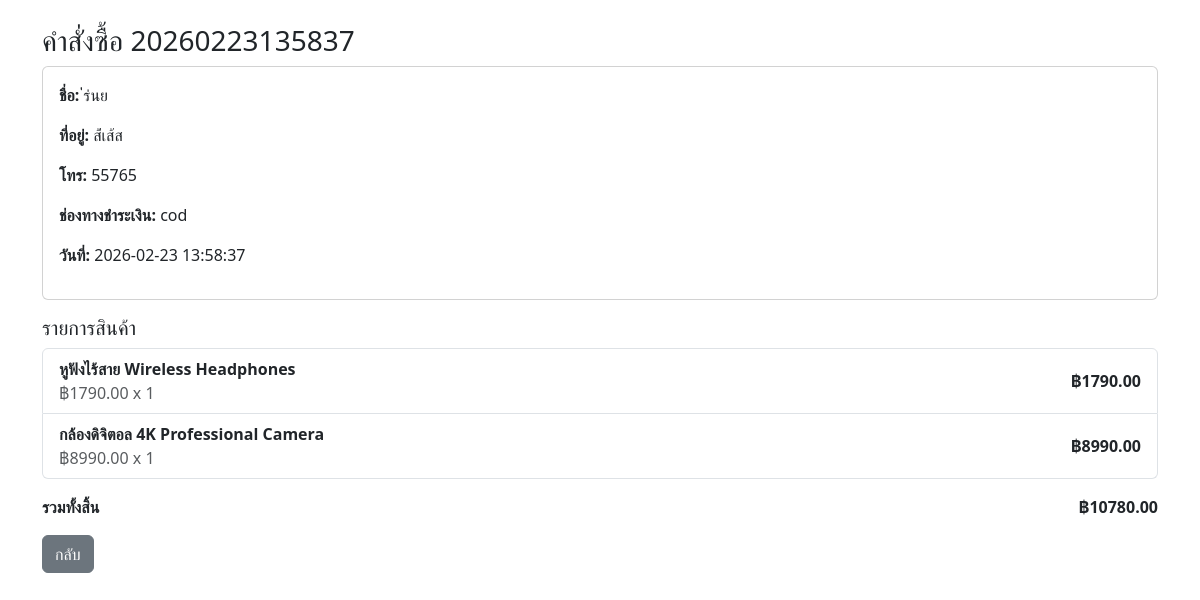
Screenshot of /admin/orders/3 with the database file from the repository.
### app.py (models this page shows, shortened)
class Order(db.Model):
    __tablename__ = 'orders'
    id = db.Column(db.Integer, primary_key=True)
    order_id = db.Column(db.String(64), unique=True, nullable=False)
    name = db.Column(db.String(200), nullable=False)
    address = db.Column(db.Text, nullable=False)
    phone = db.Column(db.String(50), nullable=True)
    payment_method = db.Column(db.String(20), nullable=False)
    subtotal = db.Column(db.Float, nullable=False)
    shipping = db.Column(db.Float, nullable=False)
    total = db.Column(db.Float, nullable=False)
    created_at = db.Column(db.DateTime, default=datetime.now)
    items = db.relationship('OrderItem', backref='order', cascade='all, delete-orphan')

class OrderItem(db.Model):
    __tablename__ = 'order_items'
    id = db.Column(db.Integer, primary_key=True)
    order_id = db.Column(db.Integer, db.ForeignKey('orders.id'), nullable=False)
    product_id = db.Column(db.Integer, nullable=True)
    product_name = db.Column(db.String(200), nullable=False)
    product_price = db.Column(db.Float, nullable=False)
    quantity = db.Column(db.Integer, nullable=False)
    item_total = db.Column(db.Float, nullable=False)

### app.py (the view)
@app.route('/admin/orders/<int:order_id>')
def admin_order_detail(order_id):
    order = Order.query.get_or_404(order_id)
    return render_template('admin_order_detail.html', order=order)

### images/templates/admin_order_detail.html (shortened to what this page needs)
<!DOCTYPE html>
<html lang="th">
<head>
    <link href="https://cdn.jsdelivr.net/npm/bootstrap@5.3.0/dist/css/bootstrap.min.css" rel="stylesheet">
</head>
<body>
<div class="container mt-4">
    <h3>คำสั่งซื้อ {{ order.order_id }}</h3>
    <div class="card p-3 mb-3">
        <p><strong>ชื่อ:</strong> {{ order.name }}</p>
        <p><strong>ที่อยู่:</strong> {{ order.address }}</p>
        <p><strong>โทร:</strong> {{ order.phone }}</p>
        <p><strong>ช่องทางชำระเงิน:</strong> {{ order.payment_method }}</p>
        <p><strong>วันที่:</strong> {{ order.created_at.strftime('%Y-%m-%d %H:%M:%S') }}</p>
    </div>
    <h5>รายการสินค้า</h5>
    <div class="list-group mb-3">
        {% for it in order.items %}
            <div class="list-group-item d-flex justify-content-between align-items-center">
                <div>
                    <div style="font-weight:600;">{{ it.product_name }}</div>
                    <div class="text-muted">฿{{ '%.2f'|format(it.product_price) }} x {{ it.quantity }}</div>
                </div>
                <div style="font-weight:700;">฿{{ '%.2f'|format(it.item_total) }}</div>
            </div>
        {% endfor %}
    </div>
    <div class="d-flex justify-content-between" style="font-weight:700;">
        <div>รวมทั้งสิ้น</div>
        <div>฿{{ '%.2f'|format(order.total) }}</div>
    </div>
    <a href="/admin/orders" class="btn btn-secondary mt-3">กลับ</a>
</div>
</body>
</html>

### rows the page displays
Order: order_id "20260223135837", name "่่ร่นย", address "ส่้เส้ส", phone "55765", payment_method "cod", created_at "2026-02-23 13:58:37", total "10780.00"
OrderItem: product_name "หูฟังไร้สาย Wireless Headphones", product_price "1790.00", quantity "1", item_total "1790.00"
OrderItem: product_name "กล้องดิจิตอล 4K Professional Camera", product_price "8990.00", quantity "1", item_total "8990.00"
